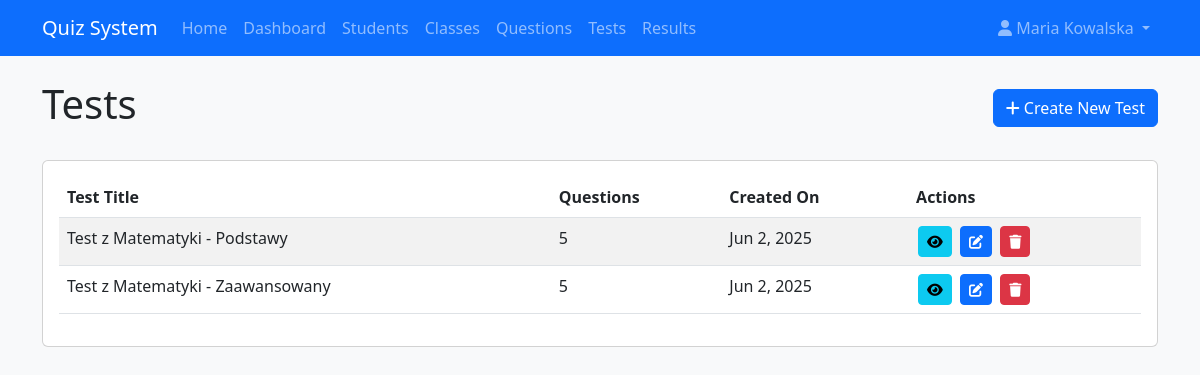
The page /quiz_system/teachers/tests (signed in) on the database its author committed.
### tables this page shows
CREATE TABLE IF NOT EXISTS tests (
    id INT AUTO_INCREMENT PRIMARY KEY,
    title VARCHAR(100) NOT NULL,
    description TEXT,
    created_by INT NOT NULL,
    created_at TIMESTAMP DEFAULT CURRENT_TIMESTAMP,
    FOREIGN KEY (created_by) REFERENCES users(id)
);

### quiz_system/app/controllers/TeachersController.php (called while the page is built, shortened)
<?php
class TeachersController extends Controller {
    private $testModel;
    public function __construct() {
        $this->testModel = $this->model('Test');
    }
    public function tests() {
        $tests = $this->testModel->getTestsByTeacher($_SESSION['user_id']);
        $data = [
            'title' => 'Manage Tests',
            'tests' => $tests
        ];
        $this->view('teachers/tests/index', $data);
    }
}
?>

### quiz_system/app/core/Router.php (called while the page is built, shortened)
<?php
class Router {
    protected $action = 'index';
    protected $url;
    public function __construct() {
        $this->url = $this->parseUrl();
    }
    public function route() {
        $this->controller = new $this->controller;
        if(isset($this->url[1])) {
            if(method_exists($this->controller, $this->url[1])) {
                $this->action = $this->url[1];
            }
        }
        $this->params = $this->url ? array_values($this->url) : [];
        call_user_func_array([$this->controller, $this->action], $this->params);
    }
    protected function parseUrl() {
        if(isset($_GET['url'])) {
            $url = rtrim($_GET['url'], '/');
            $url = filter_var($url, FILTER_SANITIZE_URL);
            $url = explode('/', $url);
            return $url;
        }
        return [];
    }
}
?>

### quiz_system/index.php (called while the page is built, shortened)
<?php
require_once ROOT_PATH . '/app/config/database.php';
require_once ROOT_PATH . '/app/core/Router.php';
require_once ROOT_PATH . '/app/core/Controller.php';
require_once ROOT_PATH . '/app/core/Database.php';
require_once ROOT_PATH . '/app/models/Test.php';
$router = new Router();
$router->route();
?>

### quiz_system/app/core/Database.php (called while the page is built, shortened)
<?php
class Database {
    private $host = DB_HOST;
    private $user = DB_USER;
    private $pass = DB_PASS;
    private $dbname = DB_NAME;
    private $dbh;
    private $stmt;
    public function __construct() {
        $dsn = 'mysql:host=' . $this->host . ';dbname=' . $this->dbname;
        $options = [
            PDO::ATTR_PERSISTENT => true,
            PDO::ATTR_ERRMODE => PDO::ERRMODE_EXCEPTION
        ];
        try {
            $this->dbh = new PDO($dsn, $this->user, $this->pass, $options);
        } catch(PDOException $e) {
            $this->error = $e->getMessage();
            echo $this->error;
        }
    }
    public function query($sql) {
        $this->stmt = $this->dbh->prepare($sql);
    }
    public function bind($param, $value, $type = null) {
        if(is_null($type)) {
            switch(true) {
                case is_int($value):
                    $type = PDO::PARAM_INT;
                    break;
            }
        }
        $this->stmt->bindValue($param, $value, $type);
    }
    public function execute() {
        return $this->stmt->execute();
    }
    public function resultSet() {
        $this->execute();
        return $this->stmt->fetchAll(PDO::FETCH_OBJ);
    }
    public function single() {
        $this->execute();
        return $this->stmt->fetch(PDO::FETCH_OBJ);
    }
}
?>

### quiz_system/app/models/Test.php (called while the page is built, shortened)
<?php
class Test {
    private $db;
    public function __construct() {
        $this->db = new Database;
    }
    public function getTestsByTeacher($teacher_id) {
        $this->db->query('SELECT * FROM tests WHERE created_by = :teacher_id ORDER BY created_at DESC');
        $this->db->bind(':teacher_id', $teacher_id);
        $tests = $this->db->resultSet();
        foreach($tests as $test) {
            $this->db->query('SELECT COUNT(*) as count FROM test_questions WHERE test_id = :test_id');
            $this->db->bind(':test_id', $test->id);
            $count = $this->db->single();
            $test->question_count = $count->count;
        }
        return $tests;
    }
}
?>

### quiz_system/app/views/teachers/tests/index.php (the view)
<?php require APP_ROOT . '/views/inc/header.php'; ?>
<div class="d-flex justify-content-between align-items-center mb-4">
    <h1>Tests</h1>
    <a href="<?php echo URL_ROOT; ?>/teachers/addTest" class="btn btn-primary">
        <i class="fas fa-plus"></i> Create New Test
    </a>
</div>
<?php if(!empty($tests)) : ?>
    <div class="card">
        <div class="card-body">
            <div class="table-responsive">
                <table class="table table-striped">
                    <thead>
                        <tr>
                            <th>Test Title</th>
                            <th>Questions</th>
                            <th>Created On</th>
                            <th>Actions</th>
                        </tr>
                    </thead>
                    <tbody>
                        <?php foreach($tests as $test) : ?>
                            <tr>
                                <td><?php echo $test->title; ?></td>
                                <td><?php echo $test->question_count; ?></td>
                                <td><?php echo date('M j, Y', strtotime($test->created_at)); ?></td>
                                <td class="table-actions">
                                    <a href="<?php echo URL_ROOT; ?>/teachers/viewTest/<?php echo $test->id; ?>" class="btn btn-sm btn-info">
                                        <i class="fas fa-eye"></i>
                                    </a>
                                    <a href="<?php echo URL_ROOT; ?>/teachers/editTest/<?php echo $test->id; ?>" class="btn btn-sm btn-primary">
                                        <i class="fas fa-edit"></i>
                                    </a>
                                    <form class="d-inline" action="<?php echo URL_ROOT; ?>/teachers/deleteTest/<?php echo $test->id; ?>" method="post">
                                        <button type="submit" class="btn btn-sm btn-danger btn-delete">
                                            <i class="fas fa-trash"></i>
                                        </button>
                                    </form>
                                </td>
                            </tr>
                        <?php endforeach; ?>
                    </tbody>
                </table>
            </div>
        </div>
    </div>
<?php else : ?>
    <div class="alert alert-info">
        <p>You haven't created any tests yet. Click the "Create New Test" button to get started.</p>
    </div>
<?php endif; ?>
<?php require APP_ROOT . '/views/inc/footer.php'; ?>

### quiz_system/public/css/style.css (style rules this page uses)
body { background-color: #f8f9fa; }
.table-actions { white-space: nowrap; }
.table-actions .btn { margin: 0 2px; }
html, body { height: 100%; }
body { display: flex; flex-direction: column; }

### rows shown on the page
tests: title "Test z Matematyki - Podstawy", question_count "5", created_at "Jun 2, 2025"
tests: title "Test z Matematyki - Zaawansowany", question_count "5", created_at "Jun 2, 2025"

### other values the page prints
SITE_NAME "Quiz System"
$_SESSION['user_name'] "Maria Kowalska"
